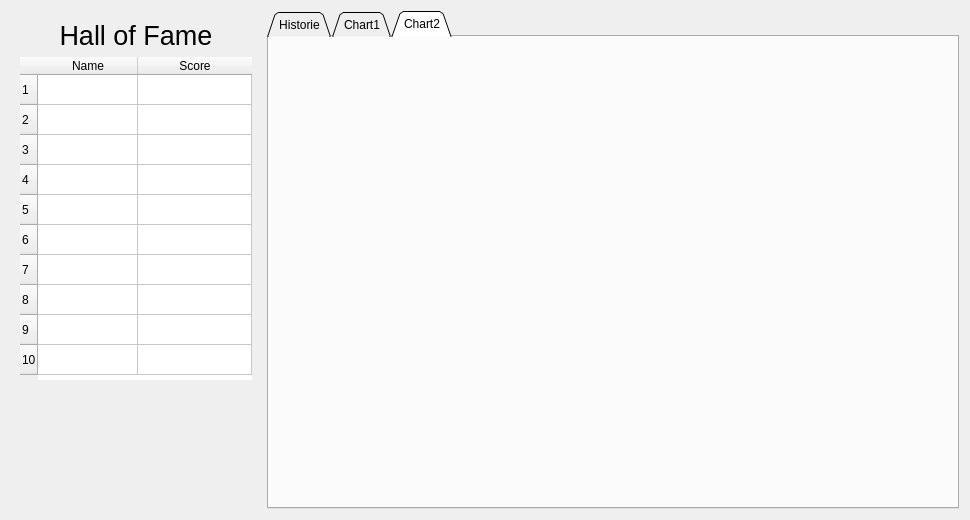
<?xml version="1.0" encoding="UTF-8"?>
<ui version="4.0">
 <class>Highscore</class>
 <widget class="QDialog" name="Highscore">
  <property name="geometry">
   <rect>
    <x>0</x>
    <y>0</y>
    <width>970</width>
    <height>520</height>
   </rect>
  </property>
  <property name="sizePolicy">
   <sizepolicy hsizetype="Preferred" vsizetype="Preferred">
    <horstretch>0</horstretch>
    <verstretch>0</verstretch>
   </sizepolicy>
  </property>
  <property name="windowTitle">
   <string>Dialog</string>
  </property>
  <property name="sizeGripEnabled">
   <bool>false</bool>
  </property>
  <layout class="QGridLayout" name="gridLayout">
   <item row="0" column="1">
    <layout class="QHBoxLayout" name="horizontalLayout">
     <item>
      <layout class="QVBoxLayout" name="verticalLayout"/>
     </item>
     <item>
      <widget class="QTabWidget" name="tabWidget">
       <property name="enabled">
        <bool>true</bool>
       </property>
       <property name="sizePolicy">
        <sizepolicy hsizetype="Minimum" vsizetype="Minimum">
         <horstretch>0</horstretch>
         <verstretch>0</verstretch>
        </sizepolicy>
       </property>
       <property name="tabPosition">
        <enum>QTabWidget::North</enum>
       </property>
       <property name="tabShape">
        <enum>QTabWidget::Triangular</enum>
       </property>
       <property name="currentIndex">
        <number>2</number>
       </property>
       <widget class="QWidget" name="tab">
        <property name="sizePolicy">
         <sizepolicy hsizetype="Minimum" vsizetype="Minimum">
          <horstretch>0</horstretch>
          <verstretch>0</verstretch>
         </sizepolicy>
        </property>
        <property name="styleSheet">
         <string notr="true"/>
        </property>
        <attribute name="title">
         <string>Historie</string>
        </attribute>
        <layout class="QGridLayout" name="gridLayout_4">
         <item row="0" column="0">
          <widget class="QCustomPlot" name="plot0" native="true">
           <property name="sizePolicy">
            <sizepolicy hsizetype="Minimum" vsizetype="Minimum">
             <horstretch>0</horstretch>
             <verstretch>0</verstretch>
            </sizepolicy>
           </property>
          </widget>
         </item>
        </layout>
       </widget>
       <widget class="QWidget" name="tab_3">
        <property name="sizePolicy">
         <sizepolicy hsizetype="Minimum" vsizetype="Minimum">
          <horstretch>0</horstretch>
          <verstretch>0</verstretch>
         </sizepolicy>
        </property>
        <attribute name="title">
         <string>Chart1</string>
        </attribute>
        <layout class="QGridLayout" name="gridLayout_2">
         <item row="0" column="0">
          <widget class="QCustomPlot" name="plot1" native="true">
           <property name="sizePolicy">
            <sizepolicy hsizetype="Minimum" vsizetype="Minimum">
             <horstretch>0</horstretch>
             <verstretch>0</verstretch>
            </sizepolicy>
           </property>
          </widget>
         </item>
        </layout>
       </widget>
       <widget class="QWidget" name="tab_2">
        <property name="sizePolicy">
         <sizepolicy hsizetype="Minimum" vsizetype="Minimum">
          <horstretch>0</horstretch>
          <verstretch>0</verstretch>
         </sizepolicy>
        </property>
        <attribute name="icon">
         <iconset theme="sxsx">
          <normaloff/>
         </iconset>
        </attribute>
        <attribute name="title">
         <string>Chart2</string>
        </attribute>
        <layout class="QGridLayout" name="gridLayout_3">
         <item row="0" column="0">
          <widget class="QCustomPlot" name="plot2" native="true">
           <property name="sizePolicy">
            <sizepolicy hsizetype="Minimum" vsizetype="Minimum">
             <horstretch>0</horstretch>
             <verstretch>0</verstretch>
            </sizepolicy>
           </property>
          </widget>
         </item>
        </layout>
       </widget>
      </widget>
     </item>
    </layout>
   </item>
   <item row="0" column="0">
    <widget class="QWidget" name="widget" native="true">
     <property name="maximumSize">
      <size>
       <width>250</width>
       <height>16777215</height>
      </size>
     </property>
     <layout class="QVBoxLayout" name="verticalLayout_2">
      <item>
       <widget class="QLabel" name="label">
        <property name="font">
         <font>
          <pointsize>20</pointsize>
         </font>
        </property>
        <property name="layoutDirection">
         <enum>Qt::LeftToRight</enum>
        </property>
        <property name="text">
         <string>Hall of Fame</string>
        </property>
        <property name="alignment">
         <set>Qt::AlignCenter</set>
        </property>
       </widget>
      </item>
      <item>
       <widget class="QTableWidget" name="tableWidget">
        <property name="sizePolicy">
         <sizepolicy hsizetype="Maximum" vsizetype="Expanding">
          <horstretch>0</horstretch>
          <verstretch>0</verstretch>
         </sizepolicy>
        </property>
        <property name="minimumSize">
         <size>
          <width>0</width>
          <height>323</height>
         </size>
        </property>
        <property name="autoFillBackground">
         <bool>false</bool>
        </property>
        <property name="frameShape">
         <enum>QFrame::NoFrame</enum>
        </property>
        <property name="frameShadow">
         <enum>QFrame::Sunken</enum>
        </property>
        <property name="showGrid">
         <bool>true</bool>
        </property>
        <property name="sortingEnabled">
         <bool>false</bool>
        </property>
        <property name="rowCount">
         <number>10</number>
        </property>
        <attribute name="horizontalHeaderVisible">
         <bool>true</bool>
        </attribute>
        <attribute name="horizontalHeaderCascadingSectionResizes">
         <bool>false</bool>
        </attribute>
        <attribute name="horizontalHeaderHighlightSections">
         <bool>true</bool>
        </attribute>
        <attribute name="horizontalHeaderShowSortIndicator" stdset="0">
         <bool>false</bool>
        </attribute>
        <attribute name="horizontalHeaderStretchLastSection">
         <bool>true</bool>
        </attribute>
        <attribute name="verticalHeaderCascadingSectionResizes">
         <bool>false</bool>
        </attribute>
        <attribute name="verticalHeaderHighlightSections">
         <bool>true</bool>
        </attribute>
        <attribute name="verticalHeaderMinimumSectionSize">
         <number>19</number>
        </attribute>
        <attribute name="verticalHeaderShowSortIndicator" stdset="0">
         <bool>false</bool>
        </attribute>
        <attribute name="verticalHeaderStretchLastSection">
         <bool>false</bool>
        </attribute>
        <row/>
        <row/>
        <row/>
        <row/>
        <row/>
        <row/>
        <row/>
        <row/>
        <row/>
        <row/>
        <column>
         <property name="text">
          <string>Name</string>
         </property>
        </column>
        <column>
         <property name="text">
          <string>Score</string>
         </property>
        </column>
       </widget>
      </item>
      <item>
       <spacer name="verticalSpacer">
        <property name="orientation">
         <enum>Qt::Vertical</enum>
        </property>
        <property name="sizeHint" stdset="0">
         <size>
          <width>20</width>
          <height>40</height>
         </size>
        </property>
       </spacer>
      </item>
     </layout>
    </widget>
   </item>
  </layout>
 </widget>
 <customwidgets>
  <customwidget>
   <class>QCustomPlot</class>
   <extends>QWidget</extends>
   <header>../../qcustomplot.h</header>
   <container>1</container>
  </customwidget>
 </customwidgets>
 <tabstops>
  <tabstop>tabWidget</tabstop>
 </tabstops>
 <resources/>
 <connections/>
</ui>
